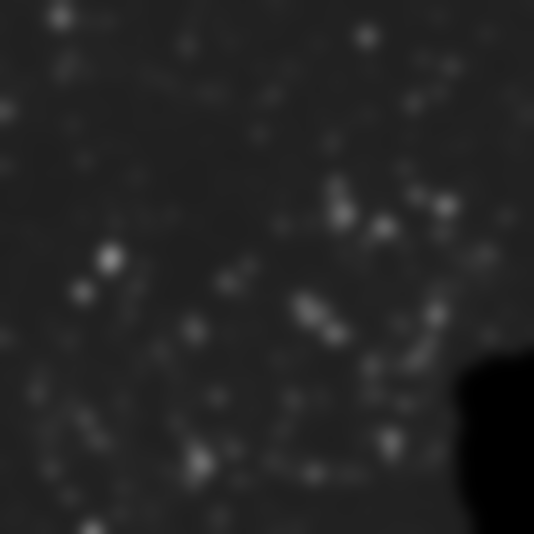
#> input picture closed-20260926T1747-02/d1/img/0441f859-4da3-4846-8e81-8bf2a53f4f12.png, 1068 x 1068 px (shown at 1/2 size)
$ python agree.py ../../closed-20260926T1747-02/d1/img/0441f859-4da3-4846-8e81-8bf2a53f4f12.png ../../closed-20260926T1747-02/d1/img/0935a3ee-68b7-412a-b4e7-9dac63b7f4a6.png 1.0 ../../closed-20260926T1747-02/d1/img/0935a3ee-68b7-412a-b4e7-9dac63b7f4a6.png
#> lines starting #> are read from the running program, lines starting #| are printed output that depends on the picture; after the words box and inside, x2 and y2 are one past the last pixel; in counts of white or black regions, pixels touching at a corner belong together; long printed decimals are rounded
#!/usr/bin/env python3
# Provenance: Project HERCULES | [id removed]
# DECL-FL-6 cross-check: do two independent ink models mark the same places? Pearson r between 0.5 mm-smoothed maps
# (valid pixels only) vs controls: the second map rotated 90/180/270 deg and flipped (same statistics, wrong geometry).
# usage: agree.py <mapA.png> <mapB.tif|png> <um_per_px> <out.json>
import sys,json,numpy as np,cv2,tifffile
a=cv2.imread(sys.argv[1],0).astype(np.float32); fb=sys.argv[2]; um=float(sys.argv[3])
b=(tifffile.imread(fb) if fb.endswith('.tif') else cv2.imread(fb,0)).astype(np.float32)
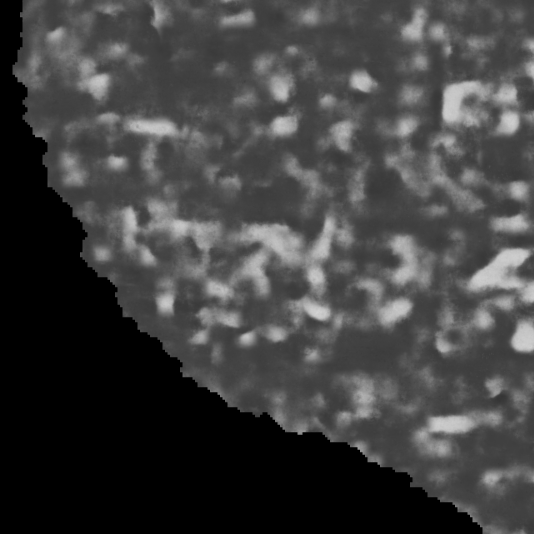
#> input picture closed-20260926T1747-02/d1/img/0935a3ee-68b7-412a-b4e7-9dac63b7f4a6.png, 1068 x 1068 px (shown at 1/2 size)
#> b: shape (1068, 1068) float32; min 0, max 212, mean 63.9
if b.shape!=a.shape: b=cv2.resize(b,(a.shape[1],a.shape[0]),interpolation=cv2.INTER_AREA)
v=(a>0)&(b>0); s=0.5*1000/um
#> after `v = (a > 0) & (b > 0)`:
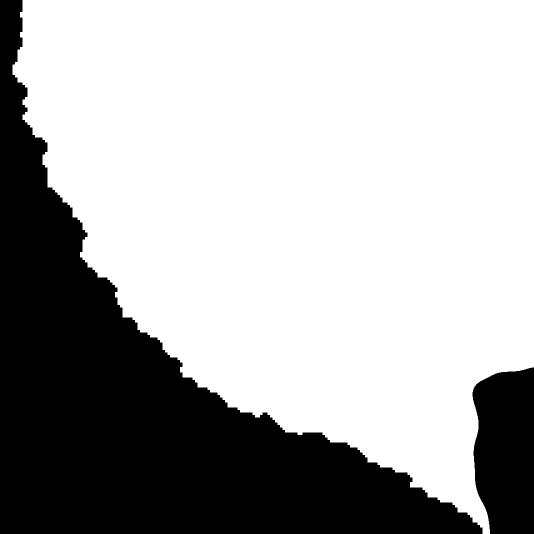
#> v: shape (1068, 1068) bool (shown at 1/2 size); 68.3% white; 2 black regions, box (x1, y1, x2, y2) and area: (0, 0, 965, 1068) 326055, (945, 735, 1068, 1068) 35888
def sm(x): return cv2.GaussianBlur(x,(0,0),s)
A=sm(a*v)/np.maximum(sm(v.astype(np.float32)),1e-3); B=sm(b*v)/np.maximum(sm(v.astype(np.float32)),1e-3)
#> in sm (call 2), `def sm(x): return cv2.GaussianBlur(x,(0,0),s)`:
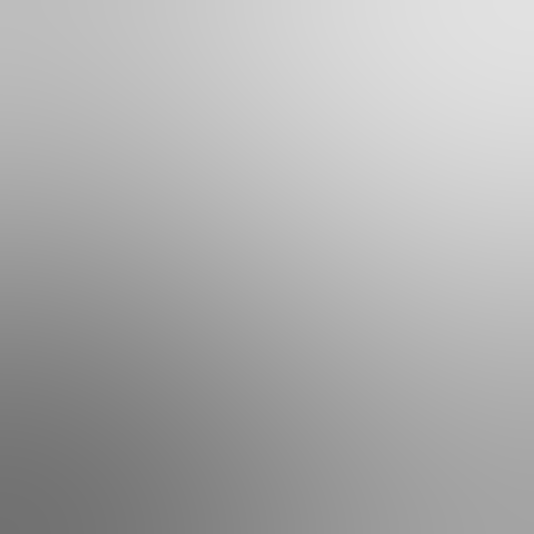
#> returned value: shape (1068, 1068) float32 (shown at 1/2 size); min 0.446, max 0.884, mean 0.683
#> after `A = sm(a * v) / np.maximum(sm(v.astype(np.float32)), 0.001)`:
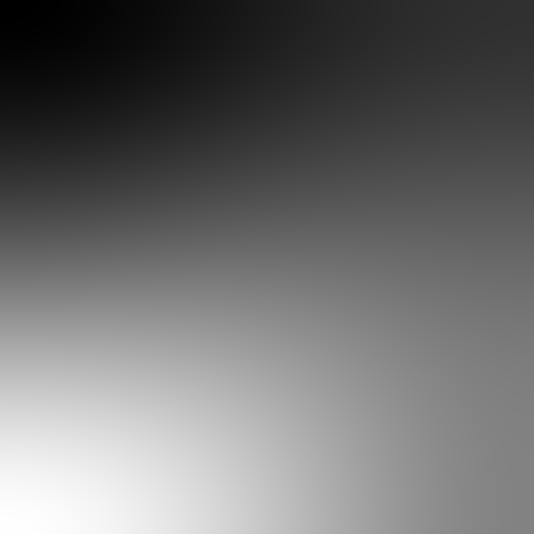
#> A: shape (1068, 1068) float32 (shown at 1/2 size); min 36.43, max 37.39, mean 36.8; drawn with min black and max white
#> after `B = sm(b * v) / np.maximum(sm(v.astype(np.float32)), 0.001)`:
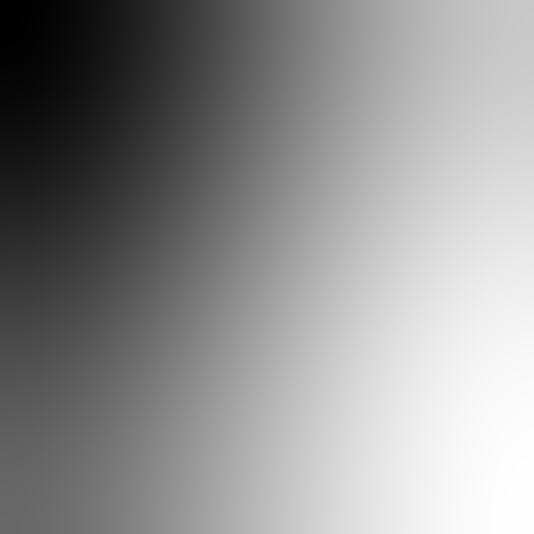
#> B: shape (1068, 1068) float32 (shown at 1/2 size); min 87.88, max 91.44, mean 89.9; drawn with min black and max white
def r(x,y,m): x=x[m]-x[m].mean(); y=y[m]-y[m].mean(); return float((x*y).sum()/np.sqrt((x*x).sum()*(y*y).sum()+1e-9))
res={'r_true':r(A,B,v),'controls':{}}
for name,T in [('rot90',lambda z:np.rot90(z,1)),('rot180',lambda z:np.rot90(z,2)),('rot270',lambda z:np.rot90(z,3)),('flipud',np.flipud),('fliplr',np.fliplr)]:
    Bt=T(B); vt=T(v)
    if Bt.shape==A.shape: res['controls'][name]=r(A,Bt,vt&v)
#> this loop made 5 passes
#> pass 1, `Bt = T(B)`:
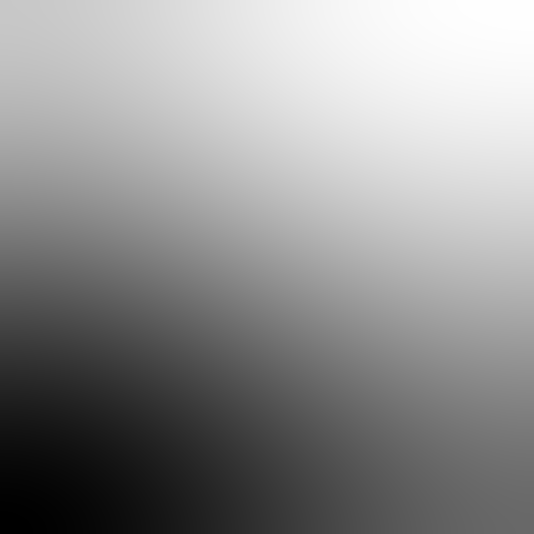
#> Bt: shape (1068, 1068) float32 (shown at 1/2 size); min 87.88, max 91.44, mean 89.9; drawn with min black and max white
#> pass 2, `vt = T(v)`:
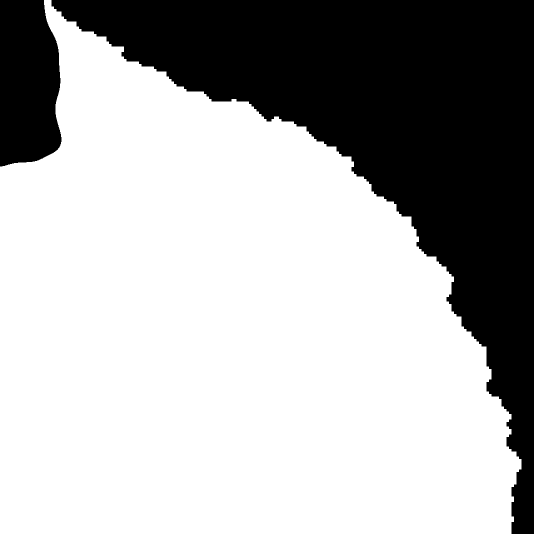
#> vt: shape (1068, 1068) bool (shown at 1/2 size); 68.3% white; 2 black regions, box (x1, y1, x2, y2) and area: (103, 0, 1068, 1068) 326055, (0, 0, 123, 333) 35888
#> after the loop, res = 2 items
res['control_max']=max(res['controls'].values()); res['valid_px']=int(v.sum()); json.dump(res,open(sys.argv[4],'w'),indent=1); print(json.dumps(res))
#| {"r_true": 0.6374, "controls": {"rot90": -0.806, "rot180": -0.7167, "rot270": 0.9237, "flipud": -0.5076, "fliplr": 0.1532}, "control_max": 0.9237, "valid_px": 778681}
